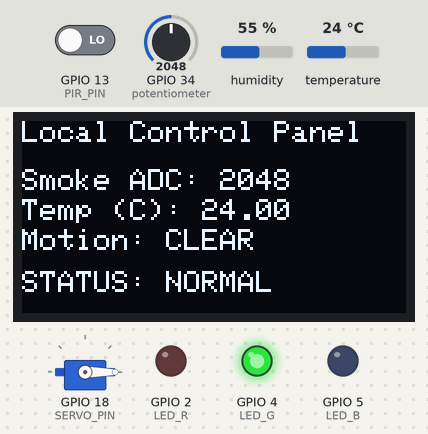
This program was run on a simulated ESP32. Parts: 128×64 one-colour display, servo, output pins drawn as LEDs (lit = HIGH). Inputs (shaded band) come from the test bench; at power-on: GPIO 34 (potentiometer) = 2048, GPIO 13 (PIR_PIN) LOW, temperature 24 °C, humidity 55 %. WiFi joins after 1.5 s; servers stay silent unless stated; random numbers use the default seed unless the program sets one; no MQTT or app messages arrive unless stated; what the program prints to the serial monitor is not drawn.

Above: at 2.8 s.
2.9 s: GPIO 34 (potentiometer) set to 2968
At 4.6 s:
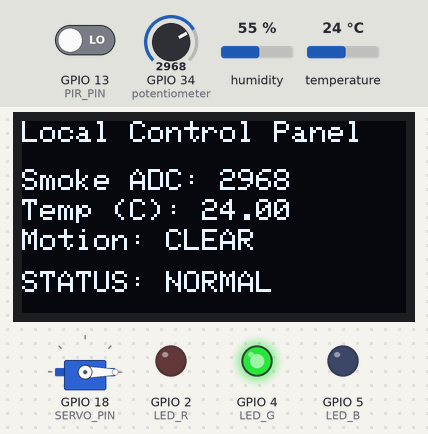
5.7 s: GPIO 34 (potentiometer) set to 3028
At 6.9 s:
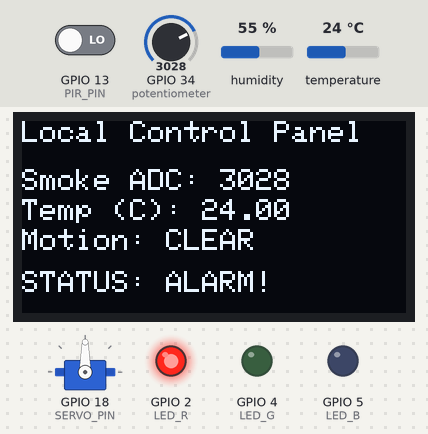
8.4 s: GPIO 13 (PIR_PIN) driven HIGH
At 10.8 s:
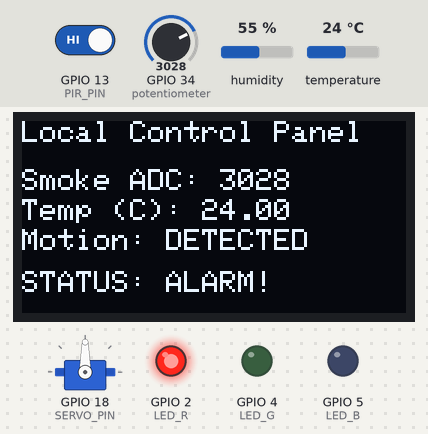
12.0 s: GPIO 34 (potentiometer) set to 2960
At 12.4 s:
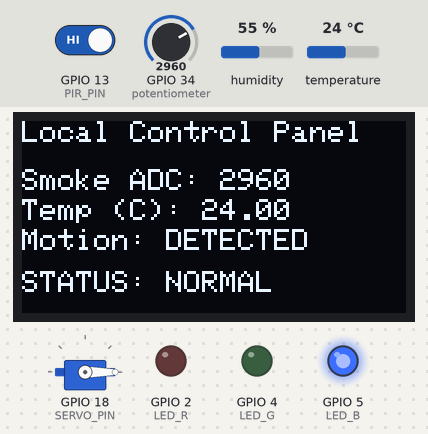
14.7 s: GPIO 13 (PIR_PIN) driven LOW
At 16.22 s:
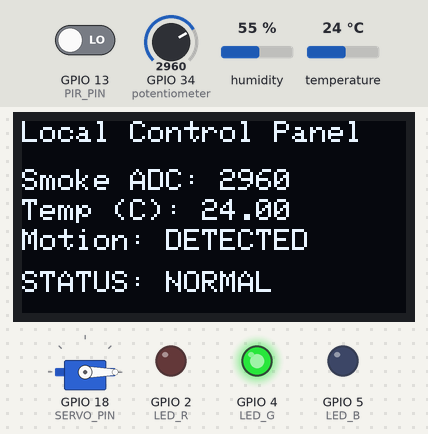
17.8 s: temperature set to 12 °C
At 19.8 s:
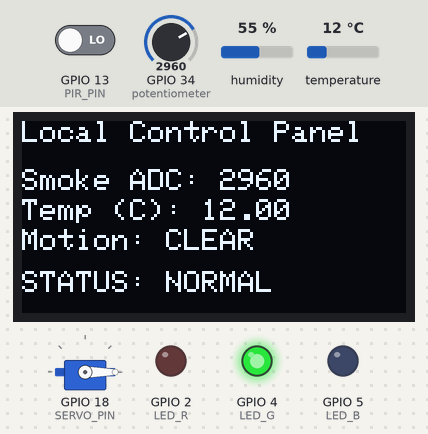
Timing chart, 0 to 21.3 s (numbered marks = the images above; inputs shaded):
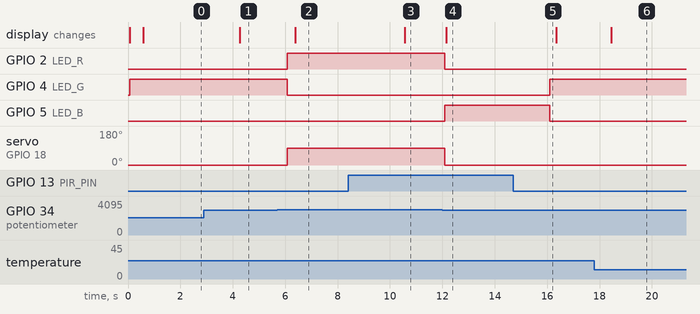

The program:

main.cpp
```cpp
#include <Arduino.h>
#include <freertos/FreeRTOS.h>
#include <freertos/task.h>
#include <freertos/queue.h>
#include <freertos/semphr.h>
#include <esp_task_wdt.h>

// Display, Sensor & Network Libraries
#include <Wire.h>
#include <Adafruit_GFX.h>
#include <Adafruit_SSD1306.h>
#include <DHT.h>
#include <ESP32Servo.h>
#include <WiFi.h>
#include <PubSubClient.h>

// Hardware Pin Definitions
#define DHTPIN 15
#define DHTTYPE DHT22
#define PIR_PIN 13
#define SERVO_PIN 18
#define LED_R 2
#define LED_G 4
#define LED_B 5

// Network Credentials (Wokwi Virtual Router)
const char* ssid = "Wokwi-GUEST";
const char* password = "";

// MQTT Broker Settings (Free Public HiveMQ)
const char* mqtt_server = "broker.hivemq.com";
const char* mqtt_topic = "Project/smarthome/telemetry";

// Object Initializations
Adafruit_SSD1306 display(128, 64, &Wire, -1);
DHT dht(DHTPIN, DHTTYPE);
Servo mitigationServo;
WiFiClient espClient;
PubSubClient mqttClient(espClient);

// 1. Data Structures
typedef struct {
  float temperature;
  int smokeLevel;
  bool motionDetected;
} SensorData;

typedef struct {
  float temp;
  int smoke;
  bool motion;
  bool isAlarmActive;
} DisplayState;

DisplayState currentSystemState = {0.0, 0, false, false};

// 2. RTOS Handles
QueueHandle_t sensorQueue;
SemaphoreHandle_t displayMutex;

// 3. Task Prototypes
void TaskReadSensors(void *pvParameters);
void TaskHazardMonitor(void *pvParameters);
void TaskUpdateDisplay(void *pvParameters);
void TaskUpdateCloud(void *pvParameters); // Our new Cloud Task

void setup() {
  Serial.begin(115200);

  // Initialize Hardware
  display.begin(SSD1306_SWITCHCAPVCC, 0x3C);
  display.clearDisplay();
  display.setTextColor(WHITE);

  dht.begin();
  mitigationServo.attach(SERVO_PIN);
  mitigationServo.write(0);

  pinMode(LED_R, OUTPUT);
  pinMode(LED_G, OUTPUT);
  pinMode(LED_B, OUTPUT);
  pinMode(PIR_PIN, INPUT);

  // Configure MQTT Broker
  mqttClient.setServer(mqtt_server, 1883);

  // Watchdog Timer Setup
  esp_task_wdt_init(10, true);

  // RTOS Setup
  sensorQueue = xQueueCreate(5, sizeof(SensorData));
  displayMutex = xSemaphoreCreateMutex();

  if (sensorQueue != NULL && displayMutex != NULL) {
    xTaskCreate(TaskReadSensors, "ReadSensors", 2048, NULL, 1, NULL);
    xTaskCreate(TaskHazardMonitor, "HazardMonitor", 2048, NULL, 3, NULL);
    xTaskCreate(TaskUpdateDisplay, "UpdateDisplay", 4096, NULL, 2, NULL);
    xTaskCreate(TaskUpdateCloud, "UpdateCloud", 4096, NULL, 1, NULL); // Priority 1 (Low)
  }
}

void loop() {}

// --- TASK DEFINITIONS ---

void TaskReadSensors(void *pvParameters) {
  pinMode(34, INPUT);
  esp_task_wdt_add(NULL);
  while (1) {
    SensorData currentReadings;
    currentReadings.smokeLevel = analogRead(34);
    currentReadings.temperature = dht.readTemperature();
    currentReadings.motionDetected = digitalRead(PIR_PIN);

    xQueueSend(sensorQueue, &currentReadings, 10);
    esp_task_wdt_reset();
    vTaskDelay(2000 / portTICK_PERIOD_MS);
  }
}

void TaskHazardMonitor(void *pvParameters) {
  SensorData receivedData;
  esp_task_wdt_add(NULL);
  while (1) {
    if (xQueueReceive(sensorQueue, &receivedData, pdMS_TO_TICKS(9000)) == pdPASS) {
      bool alarmFlag = false;

      if (receivedData.temperature > 45.0 || receivedData.smokeLevel > 3000) {
        alarmFlag = true;
        digitalWrite(LED_R, HIGH);
        digitalWrite(LED_G, LOW);
        digitalWrite(LED_B, LOW);
        mitigationServo.write(90);
      } else if (receivedData.motionDetected) {
        digitalWrite(LED_R, LOW);
        digitalWrite(LED_G, LOW);
        digitalWrite(LED_B, HIGH);
        mitigationServo.write(0);
      } else {
        digitalWrite(LED_R, LOW);
        digitalWrite(LED_G, HIGH);
        digitalWrite(LED_B, LOW);
        mitigationServo.write(0);
      }

      if (xSemaphoreTake(displayMutex, portMAX_DELAY) == pdTRUE) {
        currentSystemState.temp = receivedData.temperature;
        currentSystemState.smoke = receivedData.smokeLevel;
        currentSystemState.motion = receivedData.motionDetected;
        currentSystemState.isAlarmActive = alarmFlag;
        xSemaphoreGive(displayMutex);
      }
    }
    esp_task_wdt_reset();
  }
}

void TaskUpdateDisplay(void *pvParameters) {
  DisplayState localState;
  esp_task_wdt_add(NULL);
  while (1) {
    if (xSemaphoreTake(displayMutex, portMAX_DELAY) == pdTRUE) {
      localState = currentSystemState;
      xSemaphoreGive(displayMutex);
    }

    display.clearDisplay();
    display.setTextSize(1);
    display.setCursor(0, 0);
    display.println("Local Control Panel");

    display.setCursor(0, 16);
    display.print("Smoke ADC: ");
    display.println(localState.smoke);

    display.setCursor(0, 26);
    display.print("Temp (C): ");
    display.println(localState.temp);

    display.setCursor(0, 36);
    display.print("Motion: ");
    display.println(localState.motion ? "DETECTED" : "CLEAR");

    display.setCursor(0, 50);
    if (localState.isAlarmActive) {
      display.println("STATUS: ALARM!");
    } else {
      display.println("STATUS: NORMAL");
    }

    display.display();
    esp_task_wdt_reset();
    vTaskDelay(500 / portTICK_PERIOD_MS);
  }
}

// --- NEW TASK: CLOUD COMMUNICATOR ---
void TaskUpdateCloud(void *pvParameters) {
  DisplayState localState;
  char payload[128]; // Buffer to hold our JSON string

  while (1) {
    // 1. Check Wi-Fi Connection
    if (WiFi.status() != WL_CONNECTED) {
      Serial.println("Connecting to Wi-Fi...");
      WiFi.begin(ssid, password);
      while (WiFi.status() != WL_CONNECTED) {
        vTaskDelay(500 / portTICK_PERIOD_MS);
      }
      Serial.println("Wi-Fi Connected!");
    }

    // 2. Check MQTT Connection
    if (!mqttClient.connected()) {
      Serial.println("Connecting to MQTT Broker...");
      // Use a random client ID so it doesn't clash with other devices
      String clientId = "ESP32Client-" + String(random(0, 0xffff), HEX);
      if (mqttClient.connect(clientId.c_str())) {
        Serial.println("MQTT Connected!");
      }
    }

    // 3. Send Data if Connected
    if (mqttClient.connected()) {
      mqttClient.loop(); // Keep the MQTT connection alive

      // Safely grab the latest data from the Mutex
      if (xSemaphoreTake(displayMutex, portMAX_DELAY) == pdTRUE) {
        localState = currentSystemState;
        xSemaphoreGive(displayMutex);
      }

      // Format the data as a JSON string using snprintf
      snprintf(payload, sizeof(payload),
               "{\"temp\":%.1f, \"smoke\":%d, \"motion\":%s, \"alarm\":%s}",
               localState.temp,
               localState.smoke,
               localState.motion ? "true" : "false",
               localState.isAlarmActive ? "true" : "false");

      // Publish to the cloud
      mqttClient.publish(mqtt_topic, payload);
      Serial.print("Published to Cloud: ");
      Serial.println(payload);
    }

    // Wait 5 seconds before pushing data again (Save bandwidth)
    vTaskDelay(5000 / portTICK_PERIOD_MS);
  }
}
```

Measured:
- the behaviour switches between 3000 and 3001 on GPIO 34 (potentiometer) (found by bisection; images 1 and 2)
- after the input at 2.9 s, the display: changes after 1.4 s (image 1)
- after the input at 5.7 s, GPIO 2 (LED_R): LOW → HIGH after 0.38 s; GPIO 4 (LED_G): HIGH → LOW after 0.38 s; servo on GPIO 18 (SERVO_PIN): 0° → 90° after 0.38 s; the display: changes after 0.68 s (image 2)
- after the input at 8.4 s, the display: changes after 2.2 s (image 3)
- after the input at 12.0 s, GPIO 2 (LED_R): HIGH → LOW after 0.10 s; GPIO 5 (LED_B): LOW → HIGH after 0.10 s; servo on GPIO 18 (SERVO_PIN): 90° → 0° after 0.10 s; the display: changes after 0.14 s (image 4)
- after the input at 14.7 s, GPIO 4 (LED_G): LOW → HIGH after 1.4 s; GPIO 5 (LED_B): HIGH → LOW after 1.4 s
- after the input at 17.8 s, the display: changes after 0.65 s (image 6)
